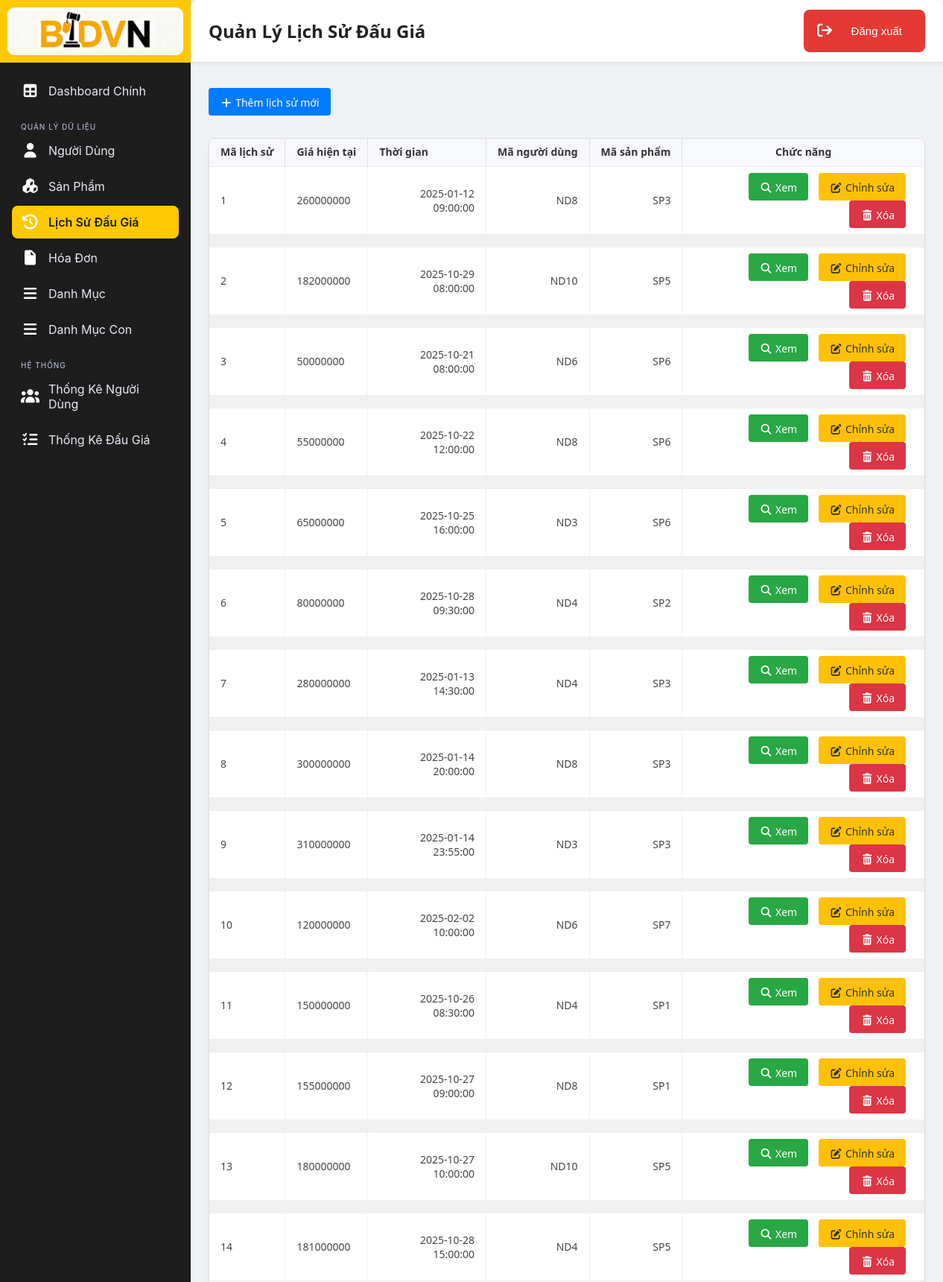
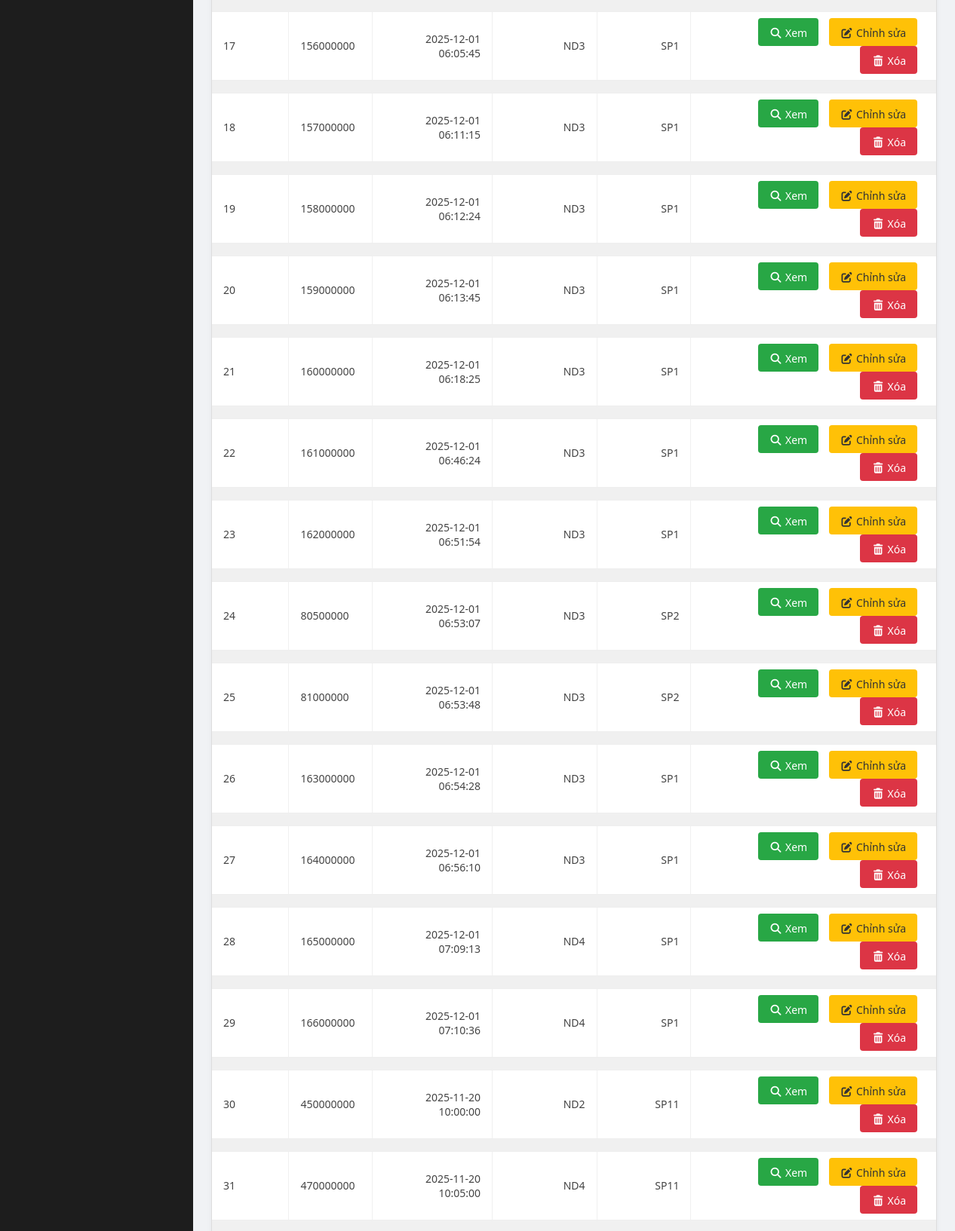
The app's page /admin_index.php?view=qlLS (upper part) with its own data (2 pictures, top to bottom).
### tables this page shows
CREATE TABLE `lich_su_dau_gia` (
  `MaLS` int(11) NOT NULL,
  `gia_hientai` float NOT NULL,
  `thoigian_dau` datetime NOT NULL,
  `MaND` varchar(10) NOT NULL,
  `MaSP` varchar(10) NOT NULL
);

### assets/php/database/db_connection.php (called while the page is built, shortened)
<?PHP date_default_timezone_set('Asia/Ho_Chi_Minh');
  class db_connection
  {
    function __construct()
    {
      $this -> con = mysqli_connect("localhost", "root", "");
    }
  }
?>

### assets/php/sections/admin/ql_lichsu.php (the view, shortened to what this page needs)
<!doctype html>
<html>
<head>
</head>
<body>
	<div class="crud-buttons-container">
		<?php
			$query = "SELECT MaLS, CAST(REPLACE(MaLS, 'LS', '') AS SIGNED) AS ma_so FROM lich_su_dau_gia ORDER BY ma_so DESC LIMIT 1";
			$result = mysqli_query($kn->con, $query);
			if ($result && mysqli_num_rows($result) > 0) {
				$row = mysqli_fetch_assoc($result);
				$lastMa = $row['MaLS'];
				$lastNumber = (int) str_replace('LS', '', $lastMa);
				$newNumber = $lastNumber + 1;
			} else {
				$newNumber = 1;
			}
			$newMa = 'LS' . $newNumber;
		?>
		<a href="admin_index.php?mals=<?PHP echo $newMa; ?>&&act=ls_insert" class="crud-btns btn-primary" id="user_createBtn">
			<i class="fas fa-plus"></i> Thêm lịch sử mới
		</a>
	</div>
	<div class="table-container">
		<table class="data-table">
			<thead>
				<tr>
					<th class="">Mã lịch sử</th>
					<th class="">Giá hiện tại</th>
					<th class="">Thời gian</th>
					<th class="">Mã người dùng</th>
					<th class="">Mã sản phẩm</th>
					<th class="" style="text-align: center" >Chức năng</th>
				</tr>
			</thead>
			<tbody>
				<?PHP
					$query = "SELECT * FROM lich_su_dau_gia";
					$result = mysqli_query($kn -> con, $query)
					  or die("Lỗi DTB");
					while ($row = mysqli_fetch_array($result))
					{
				?>
						<tr id="tb-row" class="user-row" data-masp="<?PHP echo $row['MaSP']; ?>" >
							<td><?PHP echo $row['MaLS'] ?></td>
							<td><?PHP echo $row['gia_hientai'] ?></td>
							<td><?PHP echo $row['thoigian_dau'] ?></td>
							<td><?PHP echo $row['MaND'] ?></td>
							<td><?PHP echo $row['MaSP'] ?></td>
							<td>
								<a href="admin_index.php?mals=<?PHP echo $row['MaLS']; ?>&&act=ls_read" class="crud-btns btn-success" id="user_readBtn">
									<i class="fas fa-search"></i> Xem
								</a>
								<a href="admin_index.php?mals=<?PHP echo $row['MaLS']; ?>&&act=ls_update" class="crud-btns btn-warning" id="user_updateBtn">
									<i class="fas fa-edit"></i> Chỉnh sửa
								</a>
								<a href="admin_index.php?mals=<?PHP echo $row['MaLS']; ?>&&act=ls_delete" class="crud-btns btn-danger" id="user_deleteBtn">
									<i class="fas fa-trash-alt"></i> Xóa
								</a>
							</td>
						</tr>
						<tr>
							<td colspan="11" class="separator-row"></td>
						</tr>
				<?PHP
					}
				?>
			</tbody>
		</table>
	</div>
</body>
</html>

### assets/css/admin_style.css (style rules this page uses)
* { box-sizing: border-box; margin: 0; padding: 0; }
body { font-family: 'Inter', sans-serif; height: 100vh; display: flex; background-color: #f4f7f9; }
a { text-decoration: none; }
.crud-buttons-container { margin-bottom: 20px; padding: 10px 0; }
.crud-btns { display: inline-block; padding: 10px 15px 8px; margin-right: 10px; border: none; border-radius: 4px; cursor: pointer; font-size: 14px; transition: all 0.3s ease; }
.btn-primary { background-color: #007bff; color: white; }
.btn-success { background-color: #28a745; color: white; }
.btn-warning { background-color: #ffc107; color: #333; }
.btn-danger { background-color: #dc3545; color: white; }
.table-container { width: 100%; margin: 0 auto; background-color: #ffffff; border: 1px solid #ddd; border-radius: 8px; overflow-x: auto; box-shadow: 0 4px 6px rgba(0, 0, 0, 0.05); }
.data-table { width: 100%; border-collapse: collapse; }
.data-table thead tr { background-color: #f0f0f0; border-bottom: 1px solid #c5c5c5; }
.data-table th { text-align: left; padding: 10px 15px; font-size: 14px; font-weight: 600; color: #333; white-space: nowrap; border-right: 1px solid #e0e0e0; line-height: 1.2; }
.data-table th:last-child { border-right: none; }
.data-table tbody tr { border-bottom: 1px solid #e0e0e0; transition: background-color 0.15s; }
.data-table td { padding: 8px 15px; font-size: 14px; color: #444; border-right: 1px solid #f0f0f0; }
.data-table td:last-child { border-right: none; }
.separator-row { height: 15px; background-color: #f0f0f0; }

### assets/css/thongkeND.css (style rules this page uses)
table { width: 100%; border-collapse: collapse; }
th, td { padding: 15px 18px; text-align: left; border-bottom: 1px solid #eee; font-size: 14px; }
thead th { background-color: #f7f9fc; color: #333; font-weight: 700; text-align: center; }
td:nth-child(3), td:nth-child(4), td:nth-child(5), td:nth-child(6) { text-align: right; font-weight: 500; }

### records on screen
lich_su_dau_gia: MaLS "1", gia_hientai "260000000", thoigian_dau "2025-01-12 09:00:00", MaND "ND8", MaSP "SP3"
lich_su_dau_gia: MaLS "2", gia_hientai "182000000", thoigian_dau "2025-10-29 08:00:00", MaND "ND10", MaSP "SP5"
lich_su_dau_gia: MaLS "3", gia_hientai "50000000", thoigian_dau "2025-10-21 08:00:00", MaND "ND6", MaSP "SP6"
lich_su_dau_gia: MaLS "4", gia_hientai "55000000", thoigian_dau "2025-10-22 12:00:00", MaND "ND8", MaSP "SP6"
lich_su_dau_gia: MaLS "5", gia_hientai "65000000", thoigian_dau "2025-10-25 16:00:00", MaND "ND3", MaSP "SP6"
lich_su_dau_gia: MaLS "6", gia_hientai "80000000", thoigian_dau "2025-10-28 09:30:00", MaND "ND4", MaSP "SP2"
lich_su_dau_gia: MaLS "7", gia_hientai "280000000", thoigian_dau "2025-01-13 14:30:00", MaND "ND4", MaSP "SP3"
lich_su_dau_gia: MaLS "8", gia_hientai "300000000", thoigian_dau "2025-01-14 20:00:00", MaND "ND8", MaSP "SP3"
lich_su_dau_gia: MaLS "9", gia_hientai "310000000", thoigian_dau "2025-01-14 23:55:00", MaND "ND3", MaSP "SP3"
lich_su_dau_gia: MaLS "10", gia_hientai "120000000", thoigian_dau "2025-02-02 10:00:00", MaND "ND6", MaSP "SP7"
lich_su_dau_gia: MaLS "11", gia_hientai "150000000", thoigian_dau "2025-10-26 08:30:00", MaND "ND4", MaSP "SP1"
lich_su_dau_gia: MaLS "12", gia_hientai "155000000", thoigian_dau "2025-10-27 09:00:00", MaND "ND8", MaSP "SP1"
lich_su_dau_gia: MaLS "13", gia_hientai "180000000", thoigian_dau "2025-10-27 10:00:00", MaND "ND10", MaSP "SP5"
lich_su_dau_gia: MaLS "14", gia_hientai "181000000", thoigian_dau "2025-10-28 15:00:00", MaND "ND4", MaSP "SP5"
lich_su_dau_gia: MaLS "17", gia_hientai "156000000", thoigian_dau "2025-12-01 06:05:45", MaND "ND3", MaSP "SP1"
lich_su_dau_gia: MaLS "18", gia_hientai "157000000", thoigian_dau "2025-12-01 06:11:15", MaND "ND3", MaSP "SP1"
lich_su_dau_gia: MaLS "19", gia_hientai "158000000", thoigian_dau "2025-12-01 06:12:24", MaND "ND3", MaSP "SP1"
lich_su_dau_gia: MaLS "20", gia_hientai "159000000", thoigian_dau "2025-12-01 06:13:45", MaND "ND3", MaSP "SP1"
lich_su_dau_gia: MaLS "21", gia_hientai "160000000", thoigian_dau "2025-12-01 06:18:25", MaND "ND3", MaSP "SP1"
lich_su_dau_gia: MaLS "22", gia_hientai "161000000", thoigian_dau "2025-12-01 06:46:24", MaND "ND3", MaSP "SP1"
lich_su_dau_gia: MaLS "23", gia_hientai "162000000", thoigian_dau "2025-12-01 06:51:54", MaND "ND3", MaSP "SP1"
lich_su_dau_gia: MaLS "24", gia_hientai "80500000", thoigian_dau "2025-12-01 06:53:07", MaND "ND3", MaSP "SP2"
lich_su_dau_gia: MaLS "25", gia_hientai "81000000", thoigian_dau "2025-12-01 06:53:48", MaND "ND3", MaSP "SP2"
lich_su_dau_gia: MaLS "26", gia_hientai "163000000", thoigian_dau "2025-12-01 06:54:28", MaND "ND3", MaSP "SP1"
lich_su_dau_gia: MaLS "27", gia_hientai "164000000", thoigian_dau "2025-12-01 06:56:10", MaND "ND3", MaSP "SP1"
lich_su_dau_gia: MaLS "28", gia_hientai "165000000", thoigian_dau "2025-12-01 07:09:13", MaND "ND4", MaSP "SP1"
lich_su_dau_gia: MaLS "29", gia_hientai "166000000", thoigian_dau "2025-12-01 07:10:36", MaND "ND4", MaSP "SP1"
lich_su_dau_gia: MaLS "30", gia_hientai "450000000", thoigian_dau "2025-11-20 10:00:00", MaND "ND2", MaSP "SP11"
lich_su_dau_gia: MaLS "31", gia_hientai "470000000", thoigian_dau "2025-11-20 10:05:00", MaND "ND4", MaSP "SP11"
